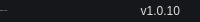
              <widget class="QFrame" name="bottomBar">
               <property name="minimumSize">
                <size>
                 <width>0</width>
                 <height>22</height>
                </size>
               </property>
               <property name="maximumSize">
                <size>
                 <width>16777215</width>
                 <height>22</height>
                </size>
               </property>
               <property name="styleSheet">
                <string notr="true">background-color: rgb(21, 23, 27);</string>
               </property>
               <property name="frameShape">
                <enum>QFrame::NoFrame</enum>
               </property>
               <property name="frameShadow">
                <enum>QFrame::Raised</enum>
               </property>
               <layout class="QHBoxLayout" name="horizontalLayout_5">
                <property name="spacing">
                 <number>0</number>
                </property>
                <property name="leftMargin">
                 <number>0</number>
                </property>
                <property name="topMargin">
                 <number>0</number>
                </property>
                <property name="rightMargin">
                 <number>0</number>
                </property>
                <property name="bottomMargin">
                 <number>0</number>
                </property>
                <item>
                 <widget class="QLabel" name="creditsLabel">
                  <property name="maximumSize">
                   <size>
                    <width>16777215</width>
                    <height>16</height>
                   </size>
                  </property>
                  <property name="font">
                   <font>
                    <family>Segoe UI</family>
                    <pointsize>-1</pointsize>
                    <italic>false</italic>
                    <bold>false</bold>
                   </font>
                  </property>
                  <property name="styleSheet">
                   <string notr="true">color: rgb(221, 221, 221);</string>
                  </property>
                  <property name="text">
                   <string>Marina J. Nelson</string>
                  </property>
                  <property name="alignment">
                   <set>Qt::AlignLeading|Qt::AlignLeft|Qt::AlignVCenter</set>
                  </property>
                 </widget>
                </item>
                <item>
                 <widget class="QLabel" name="version">
                  <property name="styleSheet">
                   <string notr="true">color: rgb(221, 221, 221)</string>
                  </property>
                  <property name="text">
                   <string>v1.0.10</string>
                  </property>
                  <property name="alignment">
                   <set>Qt::AlignRight|Qt::AlignTrailing|Qt::AlignVCenter</set>
                  </property>
                 </widget>
                </item>
                <item>
                 <widget class="QFrame" name="frame_size_grip">
                  <property name="minimumSize">
                   <size>
                    <width>20</width>
                    <height>0</height>
                   </size>
                  </property>
                  <property name="maximumSize">
                   <size>
                    <width>20</width>
                    <height>16777215</height>
                   </size>
                  </property>
                  <property name="frameShape">
                   <enum>QFrame::NoFrame</enum>
                  </property>
                  <property name="frameShadow">
                   <enum>QFrame::Raised</enum>
                  </property>
                 </widget>
                </item>
               </layout>
              </widget>
